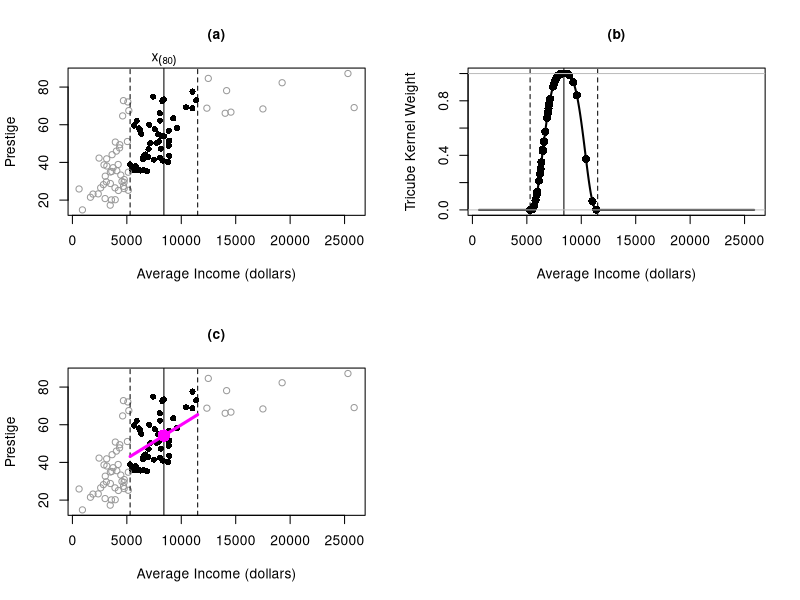

Write the R code that produced this figure. (Note: this script raises an error after producing the figure.)
##-----------------------------------------------------##
##  An R Companion to Applied Regression, 3rd Edition  ##
##      J. Fox and S. Weisberg, Sage Publications      ##
##  Script for  Appendix on Nonparametric Regression   ##
##-----------------------------------------------------##

library("carData")

p.arrows <- function (x1, y1, x2, y2, size = 1, width = (sqrt(5) - 1)/4/cin,
    fill = 1, ...)
{
    cin <- size * par("cin")[2]
    uin <- if (is.R())
        1/xyinch()
    else par("uin")
    segments(x1, y1, x2, y2, ...)
    x <- sqrt(seq(0, cin^2, length = floor(35 * cin) + 2))
    delta <- 0.005/2.54
    x.arr <- c(-x, -rev(x))
    wx2 <- width * x^2
    y.arr <- c(-wx2 - delta, rev(wx2) + delta)
    deg.arr <- c(atan2(y.arr, x.arr), NA)
    r.arr <- c(sqrt(x.arr^2 + y.arr^2), NA)
    theta <- atan2((y2 - y1) * uin[2], (x2 - x1) * uin[1])
    lx <- length(x1)
    Rep <- rep(length(deg.arr), lx)
    x2 <- rep(x2, Rep)
    y2 <- rep(y2, Rep)
    theta <- rep(theta, Rep) + rep(deg.arr, lx)
    r.arr <- rep(r.arr, lx)
    polygon(x2 + r.arr * cos(theta)/uin[1], y2 + r.arr * sin(theta)/uin[2],
        col = fill, ...)
}

par(mfrow=c(2,2), cex.main=1)   # 2 x 2 array of graphs

income <- Prestige$income
prestige <- Prestige$prestige
ord <- order(income)   # sort data by income
income <- income[ord]
prestige <- prestige[ord]

x0 <- income[80]           # focal x = x_(80)
dist <- abs(income - x0)   # distance from focal x
h <- sort(dist)[50]     # bandwidth for span of .4 (where n = 102)
pick <- dist <= h       # cases within window

plot(income, prestige, xlab="Average Income (dollars)",
    ylab="Prestige",
    type="n", main="(a)")
points(income[pick], prestige[pick], pch=16, col="black")
points(income[!pick], prestige[!pick], col="gray60")
abline(v=x0)    # focal x
abline(v=c(x0 - h, x0 + h), lty=2)  # window
text(x0, 1.05*par("usr")[4], expression(x[(80)]), xpd=TRUE)

plot(range(income), c(0,1), xlab="Average Income (dollars)",
    ylab="Tricube Kernel Weight",
    type="n", main="(b)")
abline(v=x0)
abline(v=c(x0 - h, x0 + h), lty=2)
    # function to calculate tricube weights:
tricube <- function(z) ifelse(abs(z) < 1, (1 - (abs(z))^3)^3, 0)
x <- seq(min(income), max(income), length=1000)
z <- (x - x0)/h
lines(spline(x, tricube(z)), lwd=2)
points(income[pick], tricube(((income-x0)/h)[pick]), pch=16, col="black", cex=1.3)
abline(h=c(0,1), col="gray")

plot(income, prestige, xlab="Average Income (dollars)",
    ylab="Prestige",
    type="n", main="(c)")
points(income[pick], prestige[pick], pch=16, col="black")
points(income[!pick], prestige[!pick], col="gray60")
abline(v=x0)
abline(v=c(x0 - h, x0 + h), lty=2)
mod <- lm(prestige ~ income, weights=tricube((income - x0)/h))
yhat <- predict(mod, newdata=data.frame(income=c(x0 - h, x0, x0 + h)))
lines(c(x0 - h, x0 + h), c(yhat[1], yhat[3]), col="magenta", lwd=3)
points(x0, yhat[2], pch=16, cex=2, col="magenta")
p.arrows(18000, 45, x0 + 100, yhat[2], size=.75)
text(18500, 45, expression(~hat(y)[(80)]), adj=0)


plot(income, prestige, xlab="Average Income (dollars)",
    ylab="Prestige",
    main="(d)")
yhat <- rep(0, length(income))
for (i in 1:length(income)){   # kernel estimate at each x
    x0 <- income[i]
    dist <- abs(income - x0)
    h <- sort(dist)[50]
    mod <-  lm(prestige ~ income, weights=tricube((income - x0)/h))
    yhat[i] <- predict(mod, newdata=data.frame(income=x0))
    }
lines(income, yhat, lwd=2)


mod.lo <- loess(prestige ~ income + education, span=.5, degree=1, data=Prestige)
summary(mod.lo)

inc <- with(Prestige, seq(min(income), max(income), len=25))
ed <- with(Prestige, seq(min(education), max(education), len=25))
newdata <- expand.grid(income=inc, education=ed)
fit.prestige <- matrix(predict(mod.lo, newdata), 25, 25)
persp(inc, ed, fit.prestige, theta=45, phi=30, ticktype="detailed",
    xlab="Income", ylab="Education", zlab="Prestige", expand=2/3,
    shade=0.5)

mod.lo.inc <- loess(prestige ~ income, span=.7, degree=1,
    data=Prestige)  # omitting education
mod.lo.ed <- loess(prestige ~ education, span=.7, degree=1,
    data=Prestige)  # omitting income
anova(mod.lo.inc, mod.lo)  # test for education
anova(mod.lo.ed, mod.lo)  # test for income

mod.lo.inc  # previously fit loess model
plot(prestige ~ income, data=Prestige)
inc.100 <- with(Prestige, seq(min(income), max(income), len=100))  # 100 x-values
pres <- predict(mod.lo.inc, data.frame(income=inc.100))  # fitted values
lines(inc.100, pres, lty=2, lwd=2)  # loess curve
lines(with(Prestige, smooth.spline(income, prestige, df=3.85),
    lwd=2))  # smoothing spline

library("mgcv")
mod.gam <- gam(prestige ~ s(income) + s(education), data=Prestige)
summary(mod.gam)

fit.prestige <- matrix(predict(mod.gam, newdata), 25, 25)
persp(inc, ed, fit.prestige, theta=45, phi=30, ticktype="detailed",
    xlab="Income", ylab="Education", zlab="Prestige", expand=2/3,
    shade=0.5)

par(mfrow=c(1,2))
plot(mod.gam, select=1)
plot(mod.gam, select=2)

library("car")
remove(list=objects())  # clean up everything
Mroz$k5f <- factor(Mroz$k5)
Mroz$k618f <- factor(Mroz$k618)
Mroz$k5f <- recode(Mroz$k5f, "3 = 2")
Mroz$k618f <- recode(Mroz$k618f, "6:8 = 5")
mod.1 <- gam(lfp ~ s(age) + s(inc) + k5f + k618f + wc + hc,
    family=binomial, data=Mroz)
summary(mod.1)

anova(mod.1)

par(mfrow=c(1,2))
plot(mod.1, select=1)
plot(mod.1, select=2)

mod.2 <- gam(lfp ~ age + s(inc) + k5f + k618f + wc + hc,
    family=binomial, data=Mroz)
anova(mod.2, mod.1, test="Chisq")

mod.3 <- gam(lfp ~ s(age) + inc + k5f + k618f + wc + hc,
    family=binomial, data=Mroz)
anova(mod.3, mod.1, test="Chisq")

mod.4 <- update(mod.1, . ~ . - s(age))
anova(mod.4, mod.1, test="Chisq")

